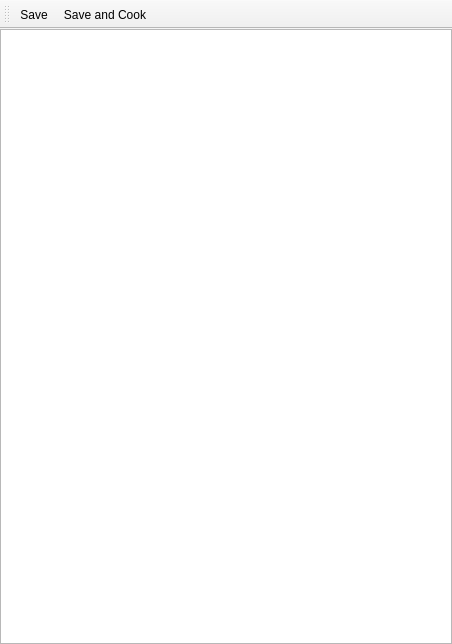
<?xml version="1.0" encoding="UTF-8"?>
<ui version="4.0">
 <class>CScanEditor</class>
 <widget class="QMainWindow" name="CScanEditor">
  <property name="geometry">
   <rect>
    <x>0</x>
    <y>0</y>
    <width>452</width>
    <height>644</height>
   </rect>
  </property>
  <property name="windowTitle">
   <string>MainWindow</string>
  </property>
  <widget class="QWidget" name="centralwidget">
   <layout class="QVBoxLayout" name="verticalLayout">
    <property name="leftMargin">
     <number>0</number>
    </property>
    <property name="topMargin">
     <number>0</number>
    </property>
    <property name="rightMargin">
     <number>0</number>
    </property>
    <property name="bottomMargin">
     <number>0</number>
    </property>
    <item>
     <widget class="CPropertyView" name="PropertyView">
      <property name="font">
       <font>
        <pointsize>10</pointsize>
       </font>
      </property>
      <property name="dragEnabled">
       <bool>true</bool>
      </property>
      <property name="dragDropMode">
       <enum>QAbstractItemView::DropOnly</enum>
      </property>
      <property name="alternatingRowColors">
       <bool>true</bool>
      </property>
      <property name="verticalScrollMode">
       <enum>QAbstractItemView::ScrollPerPixel</enum>
      </property>
     </widget>
    </item>
   </layout>
  </widget>
  <widget class="QToolBar" name="ToolBar">
   <property name="windowTitle">
    <string>toolBar</string>
   </property>
   <property name="iconSize">
    <size>
     <width>32</width>
     <height>32</height>
    </size>
   </property>
   <attribute name="toolBarArea">
    <enum>TopToolBarArea</enum>
   </attribute>
   <attribute name="toolBarBreak">
    <bool>false</bool>
   </attribute>
   <addaction name="ActionSave"/>
   <addaction name="ActionSaveAndCook"/>
  </widget>
  <action name="ActionSave">
   <property name="icon">
    <iconset resource="../Icons.qrc">
     <normaloff>:/icons/Save.png</normaloff>:/icons/Save.png</iconset>
   </property>
   <property name="text">
    <string>Save</string>
   </property>
   <property name="toolTip">
    <string>Save</string>
   </property>
   <property name="shortcut">
    <string>Ctrl+S</string>
   </property>
  </action>
  <action name="ActionSaveAndCook">
   <property name="icon">
    <iconset resource="../Icons.qrc">
     <normaloff>:/icons/SaveAndRepack_32px.png</normaloff>:/icons/SaveAndRepack_32px.png</iconset>
   </property>
   <property name="text">
    <string>Save and Cook</string>
   </property>
   <property name="toolTip">
    <string>Save and Cook</string>
   </property>
  </action>
 </widget>
 <customwidgets>
  <customwidget>
   <class>CPropertyView</class>
   <extends>QTreeView</extends>
   <header>Editor/PropertyEdit/CPropertyView.h</header>
  </customwidget>
 </customwidgets>
 <resources>
  <include location="../Icons.qrc"/>
 </resources>
 <connections/>
</ui>
